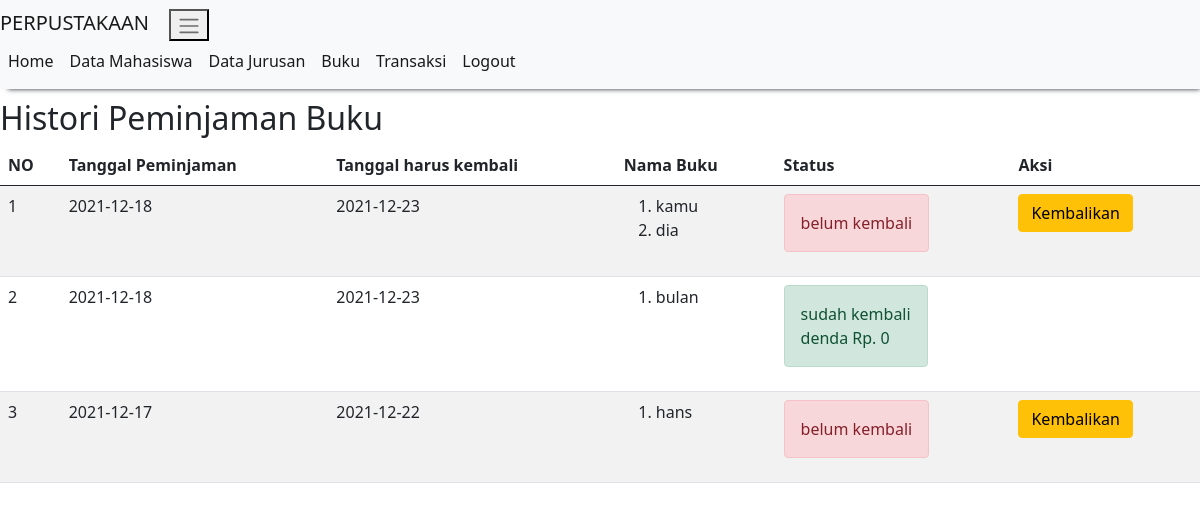
Page /histori_peminjaman.php (signed in) on the committed database.
### tables this page shows
CREATE TABLE `peminjaman_buku` (
  `id_peminjaman_buku` int(11) NOT NULL,
  `tanggal_pinjam` date NOT NULL,
  `id_mhs` int(11) NOT NULL,
  `tanggal_kembali` date NOT NULL
);

CREATE TABLE `detail_peminjaman_buku` (
  `id_detail_peminjaman_buku` int(11) NOT NULL,
  `id_peminjaman_buku` int(11) NOT NULL,
  `id_buku` int(11) NOT NULL,
  `qty` int(11) NOT NULL
);

CREATE TABLE `buku` (
  `id_buku` int(11) NOT NULL,
  `nama_buku` varchar(20) NOT NULL,
  `deskripsi` varchar(20) NOT NULL
);

CREATE TABLE `pengembalian_buku` (
  `id_pengembalian_buku` int(11) NOT NULL,
  `id_peminjaman_buku` int(11) NOT NULL,
  `tanggal_pengembalian` date NOT NULL,
  `denda` int(11) NOT NULL
);

### histori_peminjaman.php (the view)
<?php
    include "header.php";
?>
<h2>Histori Peminjaman Buku</h2>
<table class="table table-hover table-striped">
	<thead>
		<th>NO</th><th>Tanggal Peminjaman</th><th>Tanggal harus kembali</th><th>Nama Buku</th><th>Status</th><th>Aksi</th>
	</thead>
	<tbody>
		<?php
		include "koneksi.php";
		$qry_histori=mysqli_query($conn, "select * from peminjaman_buku order by id_peminjaman_buku desc");
		$no=0;
		while($dt_histori=mysqli_fetch_array($qry_histori)){
			$no++;
			$buku_dipinjam="<ol>";
			$qry_buku=mysqli_query($conn,"select * from detail_peminjaman_buku join buku on buku.id_buku=detail_peminjaman_buku.id_buku where id_peminjaman_buku = '".$dt_histori['id_peminjaman_buku']."'");
			while ($dt_buku=mysqli_fetch_array($qry_buku)) {
				$buku_dipinjam.="<li>".$dt_buku['nama_buku']."</li>";
			}
			$buku_dipinjam.="</ol>";
			$qry_cek_kembali=mysqli_query($conn,"select * from pengembalian_buku where id_peminjaman_buku = '".$dt_histori['id_peminjaman_buku']."'");
			if (mysqli_num_rows($qry_cek_kembali)>0) {
				$dt_kembali=mysqli_fetch_array($qry_cek_kembali);
				$denda="denda Rp. ".$dt_kembali['denda'];
				$status_kembali="<label class='alert alert-success'>sudah kembali <br>".$denda."</label>";
				$button_kembali="";
			} else {
				$status_kembali="<label class='alert alert-danger'>belum kembali</label>";
				$button_kembali="<a href='pengembalian.php?id=".$dt_histori['id_peminjaman_buku']."' class='btn btn-warning' onclick='return confirm(\"Yakin ingin mengembalikan?\")'>Kembalikan</a>";
			}
		?>
			<tr>
				<td><?=$no?></td><td><?=$dt_histori['tanggal_pinjam']?></td><td><?=$dt_histori['tanggal_kembali']?></td><td><?=$buku_dipinjam?></td><td><?=$status_kembali?></td>
				<td><?=$button_kembali?></td>
			</tr>
		<?php
		}
		?>
	</tbody>
</table>
<?php
    include "footer.php";
?>

### rows in the picture
peminjaman_buku: tanggal_pinjam "2021-12-18", tanggal_kembali "2021-12-23", shows "belum kembali"
detail_peminjaman_buku: id_buku.nama_buku "kamu"
detail_peminjaman_buku: id_buku.nama_buku "dia"
peminjaman_buku: tanggal_pinjam "2021-12-18", tanggal_kembali "2021-12-23", pengembalian_buku.denda "denda Rp. 0"
detail_peminjaman_buku: id_buku.nama_buku "bulan"
peminjaman_buku: tanggal_pinjam "2021-12-17", tanggal_kembali "2021-12-22", shows "belum kembali"
detail_peminjaman_buku: id_buku.nama_buku "hans"
